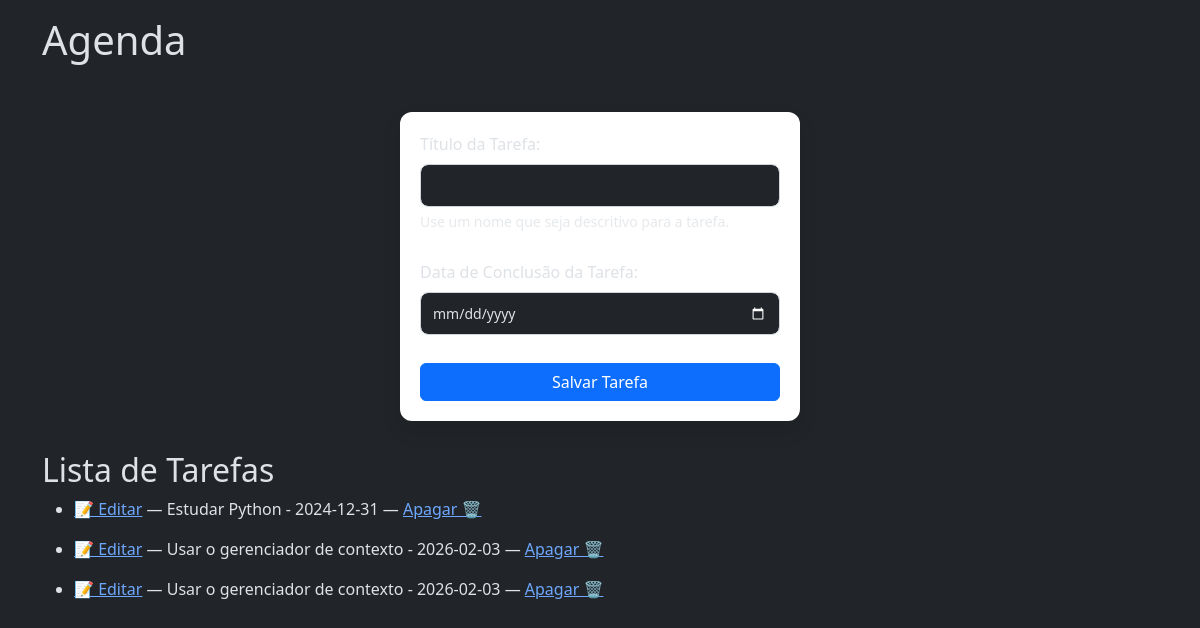
Page /agenda on the earlier database version.
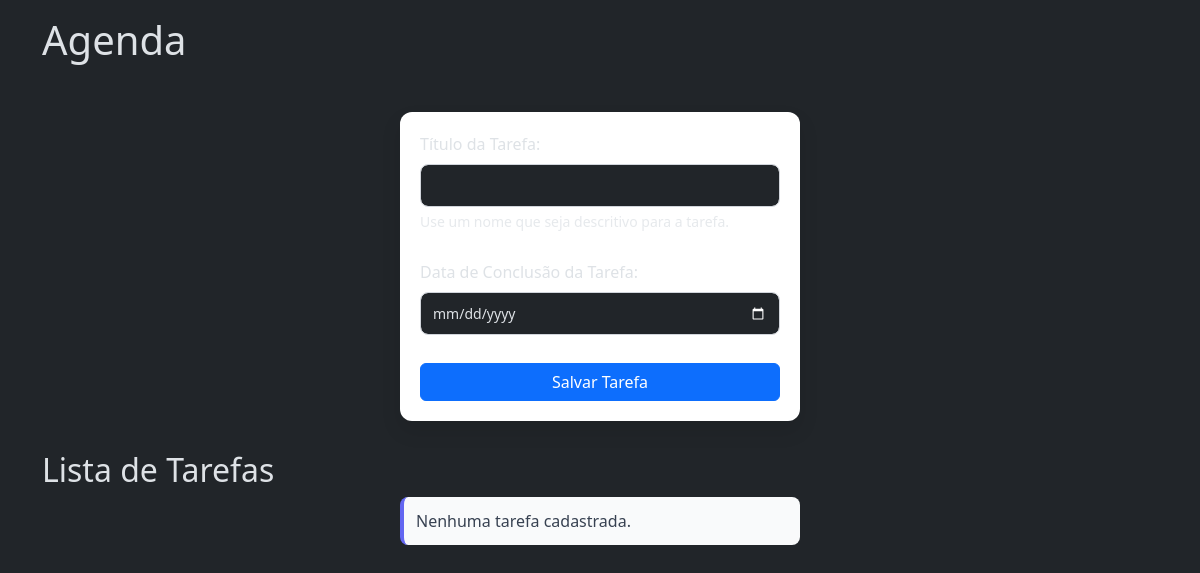
Same page on the later database version.
### tables this page shows
CREATE TABLE tarefas (
        id INTEGER PRIMARY KEY AUTOINCREMENT,
        titulo_tarefa TEXT NOT NULL,
        data_conclusao TEXT);

### app.py (the view)
@app.route('/agenda', methods=['GET', 'POST'])
def agenda():
    tarefas = None
    if request.method == 'POST':
        titulo_tarefa  = request.form["titulo-tarefa"]
        data_conclusao = request.form["data-conclusao"]
        tarefa = Tarefa(titulo_tarefa, data_conclusao)
        tarefa.salvar_tarefa()
    tarefas = Tarefa.obter_tarefas()
    return render_template('agenda.html', titulo='Agenda', tarefas=tarefas)

### models/database.py (called while the page is built)
    def buscar_todos(self, query: str, params: tuple = ()) -> list[Any]:
        self.cursor.execute(query, params)
        return self.cursor.fetchall()

    def close(self) -> None:
        self.connection.close()

    def __enter__(self):
        return self

    def __exit__(self, exc_type: Optional[Type[BaseException]], exc_value: Optional[BaseException], tb: Optional[TracebackType]) -> None:
        if exc_type is not None:
            print('Exceção capturada no contexto:')
            print(f'Tipo: {exc_type.__name__}')
            print(f'Mensagem: {exc_value}')
            print('Traceback completo:')
            traceback.print_tb(tb)
        self.close()

### models/tarefa.py (called while the page is built)
        @classmethod
        def obter_tarefas(cls) -> list[Self]:
                with Database('./data/tarefas.sqlite3') as db:
                        query: str = "SELECT titulo_tarefa, data_conclusao, id FROM tarefas;"
                        resultados: list[Any] = db.buscar_todos(query)
                        tarefas: list[Self] = [cls(titulo, data, id) for titulo, data, id in resultados]
                        return tarefas

### templates/agenda.html
{% extends "base.html" %}
{% block content %}
    <br>
    <form class="mt-3" method="POST">
        <div class="mb-3">
            <label for="titulo-tarefa" class="form-label">Título da Tarefa:</label>
            <input type="text" class="form-control" name="titulo-tarefa" id="titulo-tarefa" aria-describedby="ajudaNomeTarefa" value="{{ tarefa_selecionada.titulo_tarefa if tarefa_selecionada else '' }}" required>
            <div id="ajudaNomeTarefa" class="form-text">Use um nome que seja descritivo para a tarefa.</div>
        </div>
        <div class="mb-3">
            <label for="data-conclusao" class="form-label">Data de Conclusão da Tarefa:</label>
            <input type="date" class="form-control" name="data-conclusao" id="data-conclusao" value="{{ tarefa_selecionada.data_conclusao if tarefa_selecionada else ''}}">
        </div>
        <button type="submit" class="btn btn-primary">Salvar Tarefa</button>
    </form>
    <h2>Lista de Tarefas</h2>
    {% if tarefas %}
        {% for tarefa in tarefas %}
            <ul id="tarefas">
                    <li>
                        <a href="{{ url_for('update', idTarefa=tarefa.id_tarefa) }}">📝 Editar</a> — {{ tarefa.titulo_tarefa }} - {{ tarefa.data_conclusao }} —
                        <a href="{{ url_for('delete', idTarefa=tarefa.id_tarefa) }}">Apagar 🗑️</a>
                    </li>
            </ul>
        {% endfor %}
    {% else %}
        <p>Nenhuma tarefa cadastrada.</p>
    {% endif %}
{% endblock %}

### templates/base.html (shortened to what this page needs)
<!DOCTYPE html>
<html lang="pt-BR" data-bs-theme="dark">
<head>
    <link rel="stylesheet" href="{{ url_for('static', filename='style.css') }}">
    <link href="https://cdn.jsdelivr.net/npm/bootstrap@5.3.8/dist/css/bootstrap.min.css" rel="stylesheet">
</head>
<body class="container">
    <h1 class="mt-3">{{ titulo }}</h1>
    {% block content %}{% endblock %}
</body>
</html>

### static/style.css (style rules this page uses)
p { color: red; }
* { box-sizing: border-box; font-family: 'Segoe UI', Tahoma, sans-serif; }
form { max-width: 400px; margin: 30px auto; background: #ffffff; padding: 20px; border-radius: 12px; box-shadow: 0 10px 20px rgba(0, 0, 0, 0.1); display: flex; flex-direction: column; gap: 12px; }
#titulo-tarefa, #data-conclusao { padding: 10px 12px; border-radius: 8px; border: 1px solid #d1d5db; font-size: 14px; }
button { background: #6366f1; color: white; border: none; padding: 10px; border-radius: 8px; font-size: 15px; cursor: pointer; transition: 0.3s; }
p { max-width: 400px; margin: 15px auto; background: #f9fafb; padding: 12px; border-radius: 8px; color: #374151; border-left: 4px solid #6366f1; }

Differences in the rows shown:
removed tarefas: titulo_tarefa "Estudar Python", data_conclusao "2024-12-31"
removed tarefas: titulo_tarefa "Usar o gerenciador de contexto", data_conclusao "2026-02-03"
removed tarefas: titulo_tarefa "Usar o gerenciador de contexto", data_conclusao "2026-02-03"
Other differences:
text now shown: "Nenhuma tarefa cadastrada."
